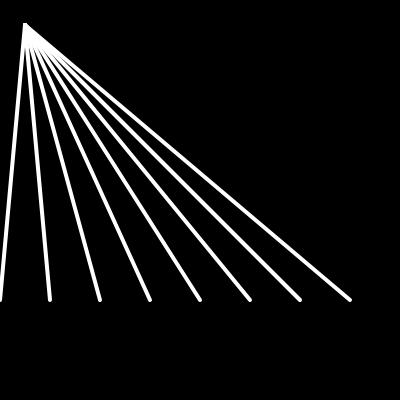
Frame 1 (no input)
Frame 60 (no input): identical to frame 1, image omitted
Frame 120 (the mouse pressed at the canvas centre since frame 60): identical to frame 1, image omitted

The p5.js sketch that drew this single still picture (run headless with seeded random() and noise() and a simulated clock; from frame 60 on, the mouse is pressed at the canvas centre):

// p5.js sketch
// ── sketch.js
function setup() {
  createCanvas(400, 400);
}

function draw() {
  background(0);
  strokeWeight(4);
  stroke(255);
  
  var x = 0;
  
  while (x < width){
    fill(0, 200,255);
    //ellipse(x, 100,25, 25);
    x = x + 50;
  }
  
  for (var x = 0; x < width;x= x + 50 ){
    fill(0, 200,255);
    //ellipse(x, 300,25, 25);
  }
  while (x > height){
    fill(0, 200,255);
     verticalline(x, 100,25, 25);
    x = x + 50;
  }
  
  for (var x = 0; x < height;x= x + 50 ){
    fill(255, 90,300);
      line(x, 300,25, 25);

  }
  
}
